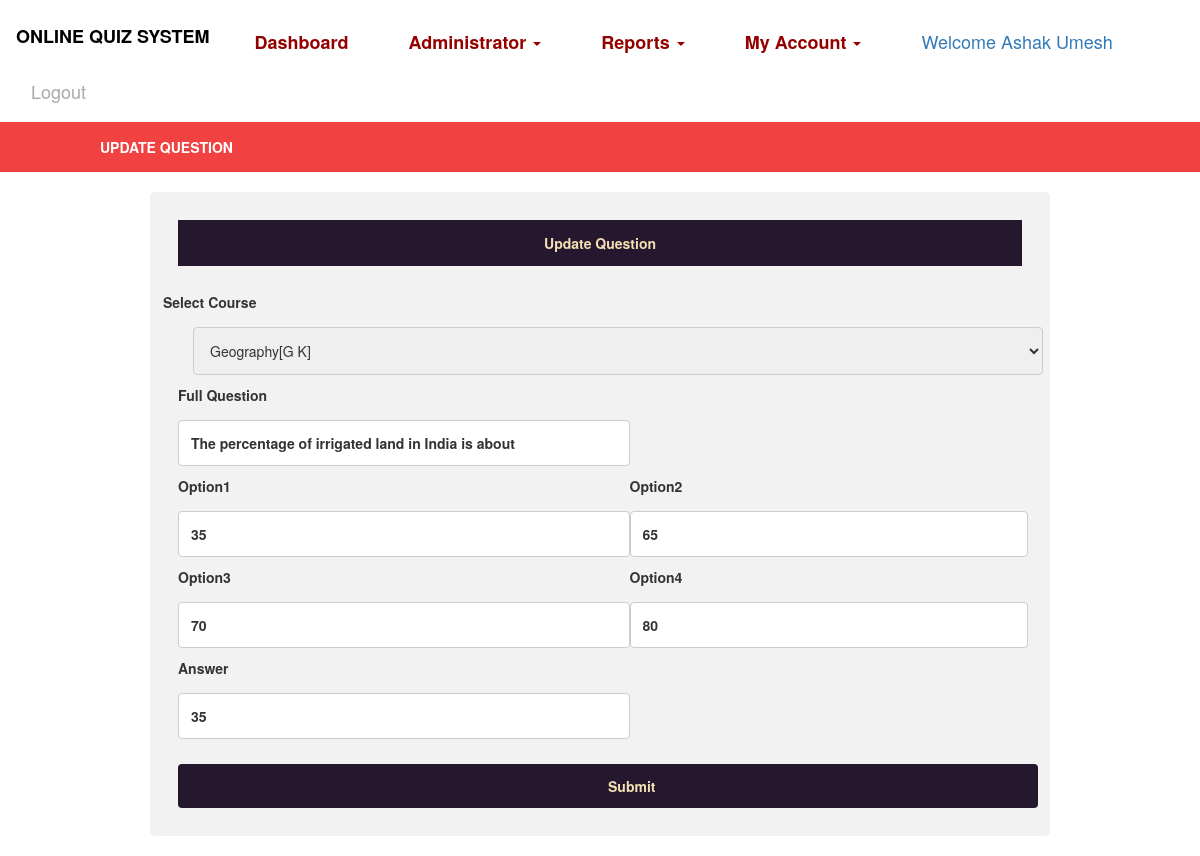
The app's page /editquestion/57 (signed in) with its own data.
### Quiz/models.py (models this page shows, shortened)
class Question(models.Model):
    topic = models.ForeignKey(Topic, on_delete=models.CASCADE, null=True)
    question = models.CharField(max_length=200, null=True)
    option1 = models.CharField(max_length=30, null=True)
    option2 = models.CharField(max_length=30, null=True)
    option3 = models.CharField(max_length=30, null=True)
    option4 = models.CharField(max_length=30, null=True)
    answer = models.CharField(max_length=30, null=True)

### Quiz/views.py (the view, shortened to what this page needs)
# urls.py: path('editquestion/<int:pid>',EditQuestion, name='editquestion'),
def EditQuestion(request,pid):
    if not request.user.is_authenticated:
        return redirect('tutorlogin')
    topic1 = Topic.objects.all()
    course1 = Course.objects.all()
    data = Question.objects.get(id=pid)
    d = {'data':data,'course1':course1,'topic1':topic1}
    return render(request, 'editquestion.html',d)

### Quiz/templates/editquestion.html (shortened to what this page needs)
{% extends 'base2.html' %}
{% load static %}
{% block body %}
<div style="background-color:rgb(242, 65, 65);padding:15px">
        <table width="1000" align="center">
    <tr><th style="color:white"><b>UPDATE QUESTION</b></th>
    </tr>
</table>
</div>
<div class="container">
<p><b>Update Question</b></p>
<table width="850">
  <form action="" method="post">
      <div class="row">
    <div class="col-25">
        <label for="select Course">Select Course</label></div>
    <div class="col-100">
    <select     id="select topic" name="topic" style="width:850px;margin-left:30px">
        {% for i in topic1 %}
        {% ifequal i.topic data.topic.topic %}
      <option value="{{i.topic}}" selected>{{i.topic}}[{{i.course.course_name}}]</option>
        {% else %}
        <option value="{{i.topic}}">{{i.topic}}[{{i.course.course_name}}]</option>
        {% endifequal %}
        {% endfor %}
    </select>
    </div>
  </div>
    <tr>
    <th><label for="fullquestion">Full Question</label>
    <input type="text" id="fullQuetion" name="fullQuestion" value="{{data.question}}"></th>
</tr>
<tr>
    <th><label for="option1">Option1</label>
    <input type="text" id="option1" name="option1" value="{{data.option1}}"></th>
    <th><label for="option2">Option2</label>
    <input type="text" id="option2" name="option2" value="{{data.option2}}"></th>
 </tr>
 <tr>
    <th><label for="option3">Option3</label>
    <input type="text" id="option3" name="option3" value="{{data.option3}}"></th>
    <th><label for="option4">Option4</label>
    <input type="text" id="option4" name="option4" value="{{data.option4}}"></th>
 </tr>
  <tr>
    <th><label for="answer">Answer</label>
    <input type="text" id="answer" name="answer" value="{{data.answer}}"></th>
</tr>
      </table>
    <b><input type="submit" value="Submit"></b>
</div>
{% endblock %}

### Quiz/templates/base2.html (shortened to what this page needs)
<!DOCTYPE html>
<html lang="en">
<head>
    {% load static %}
  <link rel="stylesheet" href="https://maxcdn.bootstrapcdn.com/bootstrap/3.4.0/css/bootstrap.min.css">
  <link rel = stylesheet href = "//cdn.datatables.net/1.10.19/css/jquery.dataTables.min.css">
</head>
<body>
<nav class="navbar navbar-expand-sm bg-info navbar-dark" style="background-color:white">
    <ul class="nav navbar-nav">
      <li class="navbar-brand" style="color:rgb(0, 0, 0)"><h4><b>ONLINE QUIZ SYSTEM</b></h4></li>
            <li class="navbar-brand"><a href="{% url 'userdashboard' %}" style="color:rgb(148, 0, 0)"><b>Dashboard</b></a></li>
      <li class="navbar-brand"><a class="dropdown-toggle" data-toggle="dropdown" href="#" style="color:rgb(148, 0, 0);bottom-padding:18px"><b>Administrator</b>  <span class="caret"></span></a>
      </li>
      <li class="navbar-brand"><a class="dropdown-toggle" data-toggle="dropdown" href="#" style="color:rgb(148, 0, 0);bottom-padding:18px"><b>Reports</b>  <span class="caret"></span></a>
      </li>
      <li class="navbar-brand"><a class="dropdown-toggle" data-toggle="dropdown" href="#" style="color:rgb(148, 0, 0);bottom-padding:18px"><b>My Account</b>  <span class="caret"></span></a>
      </li>
        <li class="navbar-brand"> <a href="#" style="color:rgb(148, 0, 0) margin-top:25px">Welcome {{request.user.first_name}} {{request.user.last_name}}</a></li>
        <li class="navbar-brand"><a href="{% url 'logout' %}" style="color:darkgrey">Logout</a></li>
    </ul>
</nav>
{% block body %}
{% endblock %}
</body>
</html>

### Quiz/templates/base2.html (style rules this page uses)
input[type=submit] { background-color: rgb(37, 24, 46); border: none; color: wheat; text-decoration: none; cursor: pointer; }

### Quiz/templates/editquestion.html (style rules this page uses)
* { box-sizing: border-box; }
p { background-color:rgb(37,24,46) ; padding:13px; color:wheat; text-align:center }
input[type=text], select, textarea { width: 100%; padding: 12px; border: 1px solid #ccc; border-radius: 4px; resize: vertical; }
label { padding: 10px 12px 10px 0; display: inline-block; }
input[type=submit] { width:100%; background-color:rgb(37,24,46) ; color: wheat; padding:12px 430px; border: none; border-radius: 4px; cursor: pointer; float:center; margin-top: 25px; }
.container { margin-top:20px; margin-bottom:20px; width:900px; float:center; border-radius: 5px; background-color: #f2f2f2; padding: 28px; }
.col-25 { float: left; width: 25%; margin-top: 6px; }
.row:after { content: ""; display: table; clear: both; }

### records on screen
Question: fullQuestion "The percentage of irrigated land in India is about", option1 "35", option2 "65", option3 "70", option4 "80", answer "35"

### other values on screen
{{ request.user.first_name }} "Ashak"
{{ request.user.last_name }} "Umesh"
form field topic "Geography[G K]"
